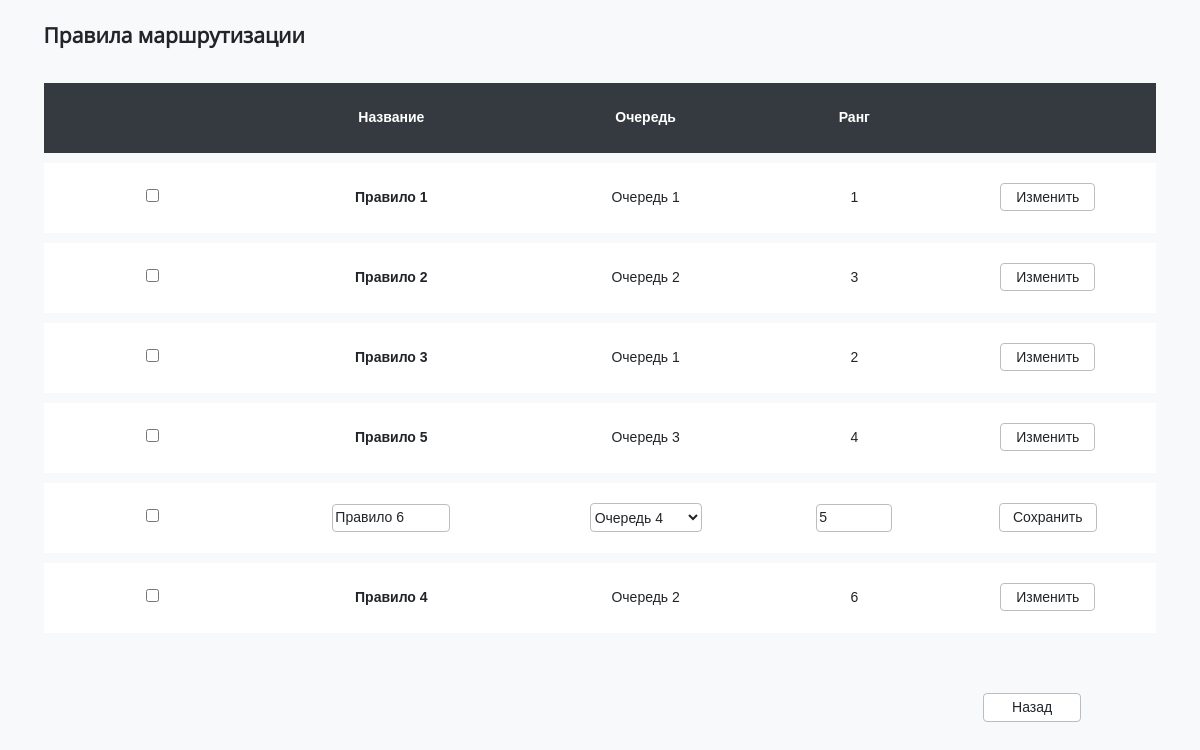
Screenshot of /polls/update/17/ with the database file from the repository.
### polls/models.py (models this page shows, shortened)
class Rule(models.Model):
    name = models.CharField('Название', max_length = 200)
    queue = models.CharField('Очередь', max_length = 200, choices = [(i,i) for i in Dictionaries.all_queues], default = '-')
    rule_range = models.IntegerField('Ранг',unique=True)
    creator = models.CharField('Пользователь, который создал правило', max_length = 20)
    updator = models.CharField('Пользователь, который последним изменил правило', max_length = 20)
    create_date = models.DateTimeField('Дата создания правила', auto_now=False, auto_now_add=True)
    update_date = models.DateTimeField('Дата последнего изменения правила',auto_now=True, auto_now_add=False)
    class Meta:
        verbose_name = "Правило"
        verbose_name_plural = "Список правил"

### polls/views.py (the view)
# urls.py: path('update/<int:rule_id>/', views.update, name='list_upd'),
def update(request, rule_id):
    rule_list = Rule.objects.all()
    return render(request,'polls/list_upd.html', {'rule_list': rule_list, 'Dictionaries': Dictionaries, 'id_to_update': rule_id})

### polls/templates/polls/list_upd.html (shortened to what this page needs)
{% extends 'base.html' %}
{% block content %}
    <h2>Правила маршрутизации</h2>
    <table class="table">
        <thead class="table-head">
            <tr>
                <th><input type="submit" class="submit_button hide" value="Удалить"></th>
                <th onclick="location.href='?sort=name'">Название</th>
                <th onclick="location.href='?sort=queue'">Очередь</th>
                <th onclick="location.href='?sort=rule_range'">Ранг</th>
                <th></th>
            </tr>
        </thead>
        {% if rule_list %}
            {% for a in rule_list %}
                {% if a.id != id_to_update %}
                    <tr class="row">
                        <td><input type="checkbox"  value="{{a.id}}" name="checks"></td>
                        <td><a class="rule_ref" href="{% url 'polls:detail' a.id %}">{{a.name}}</a></td>
                        <td><p>{{a.queue}}</p></td>
                        <td><p>{{a.rule_range}}</p></td>
                        <td><a class="a_button" href="{% url 'polls:list_upd' a.id %}">Изменить</a></td>
                    </tr>
                {% else %}
                <tr class="row">
                    <form action="save/" method="post">
                        <td><input type="checkbox"  value="{{a.id}}" name="checks"></td>
                        <td><input type="text" class="inp_rule_name" name="name" value="{{a.name}}"/></td>
                        <td>
                            <select class="sel_rule_queue" name="queue">
                            {% for i in Dictionaries.all_queues %}
                                {% if i == a.queue %}
                                    <option selected value="{{i}}">{{i}}</option>
                                {% else %}
                                    <option value="{{i}}">{{i}}</option>
                                {% endif %}
                            {% endfor %}
                            </select>
                        </td>
                        <td><input type="number" class="inp_rule_range" name="rule_range" value="{{a.rule_range}}"/></td>
                        <td><input type="submit" class="submit_button" value="Сохранить"></td>
                    </form>
                </tr>
                {% endif %}
            {% endfor %}
        {% endif %}
    </table>
    <br><br>
    <div class="back">
    <form action="back/">
        <input type="submit" class="submit_button" class="back" value="Назад">
    </form>
</div>
{% endblock %}

### static/css/stylesheet.css (style rules this page uses)
h2 { font-family: Open_Sans-Reg; text-align: left; padding-left: 3%; }
body { background-color: #f8f9fa; font-family: "Poppins", Arial, sans-serif; font-size: 14px; text-align: center; line-height: 1.8; color: #212529; }
.sel_rule_queue, .inp_rule_name, #t_operator_new, #t_operation { width: 8em; }
.inp_rule_range { width: 5em; }
.back { margin-left: 73%; }
input[type="text"], input[type="number"] { font-family: inherit; font-size: inherit; line-height: inherit; color: inherit; background-color: #fff; background-clip: padding-box; border: 1px solid #bdbdbd; border-radius: 0.25rem; transition: border-color 0.15s ease-in-out, box-shadow 0.15s ease-in-out; height: 1.5rem; }
select { font-family: inherit; font-size: inherit; line-height: inherit; color: inherit; background-color: #fff; background-clip: padding-box; border: 1px solid #bdbdbd; border-radius: 0.25rem; transition: border-color 0.15s ease-in-out, box-shadow 0.15s ease-in-out; width: 60%; min-height: 1.8rem; }
.submit_button { font-family: inherit; font-size: inherit; line-height: 1.8; color: #212529; background-color: #fff; background-clip: padding-box; border: 1px solid #bdbdbd; border-radius: 0.25rem; transition: border-color 0.15s ease-in-out, box-shadow 0.15s ease-in-out; width: 7em; }
.a_button { font-family: inherit; font-size: inherit; line-height: 1.8; color: inherit; background-color: #fff; background-clip: padding-box; border: 1px solid #bdbdbd; border-radius: 0.25rem; transition: border-color 0.15s ease-in-out, box-shadow 0.15s ease-in-out; padding: 5px 15px; text-decoration: none; width: 7em; }
.rule_ref { font-family: inherit; color: inherit; text-decoration: none; font-weight: bold; }
.table-head { color: #fff; background-color: #343a40; font-weight: bold; height: 5em; }
.table { border: none; background-color: #f8f9fa; vertical-align: top; box-sizing: border-box; min-width: 1000px !important; width: 100%; border-collapse: separate; border-spacing: 0 10px; padding-right: 3%; padding-left: 3%; }
.row { background-color: #fff; height: 5em; }

### rows the page displays
Rule: name "Правило 1", queue "Очередь 1", rule_range "1"
Rule: name "Правило 2", queue "Очередь 2", rule_range "3"
Rule: name "Правило 3", queue "Очередь 1", rule_range "2"
Rule: name "Правило 5", queue "Очередь 3", rule_range "4"
Rule: name "Правило 6", queue "Очередь 4", rule_range "5"
Rule: name "Правило 4", queue "Очередь 2", rule_range "6"
